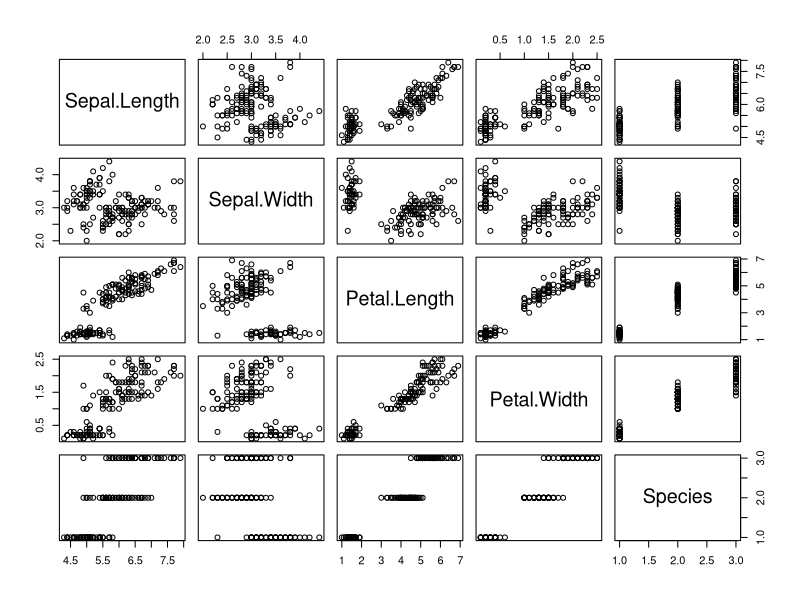
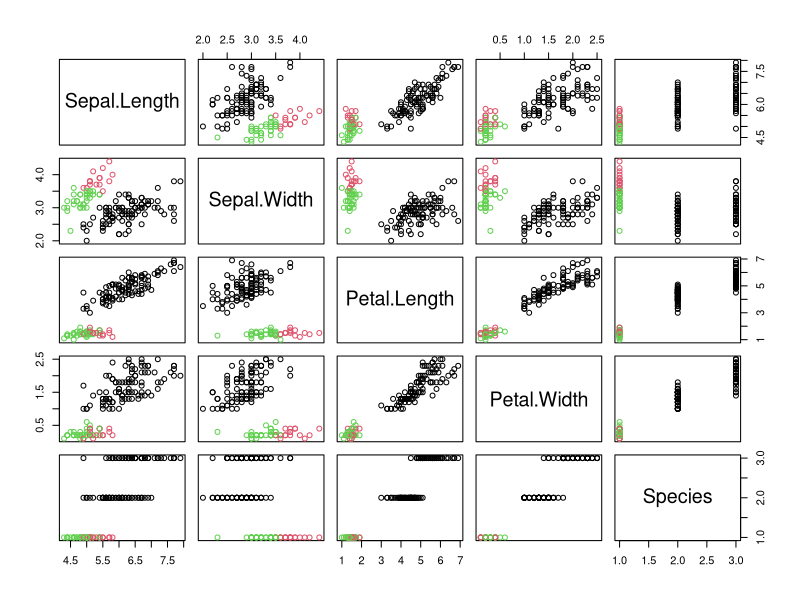
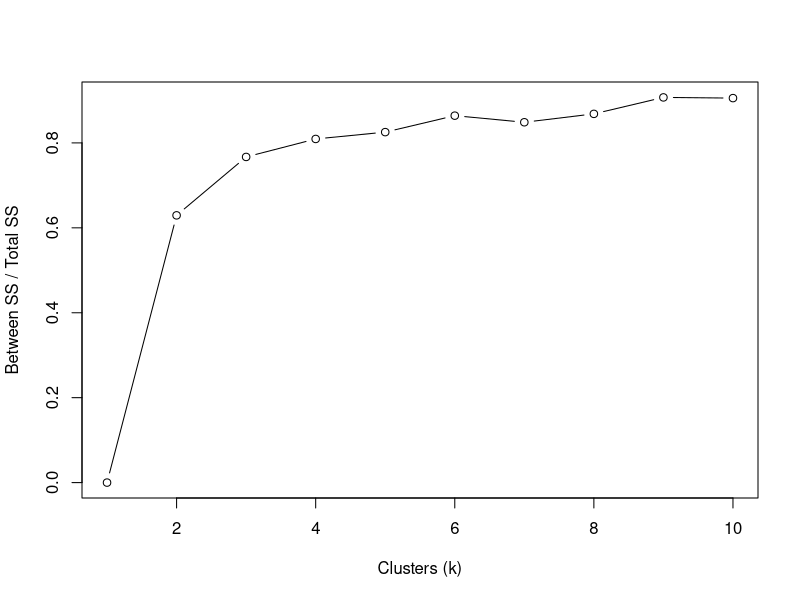
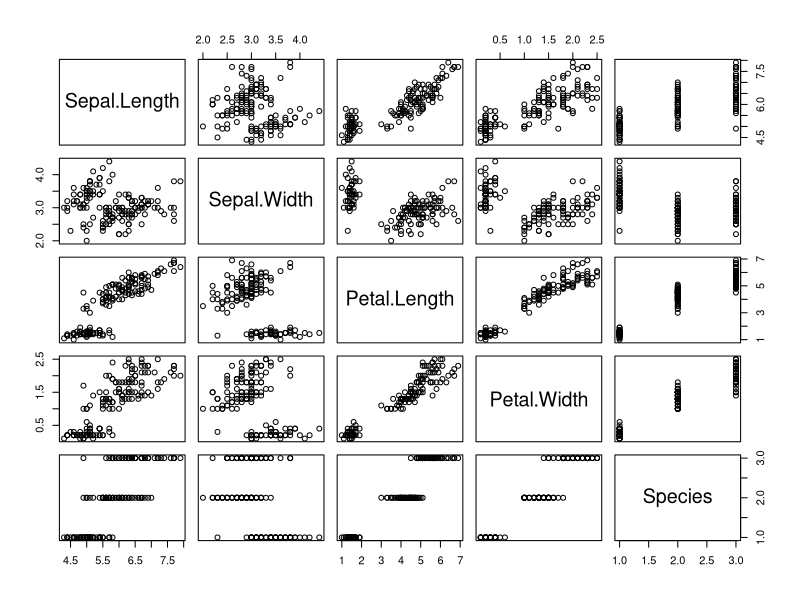
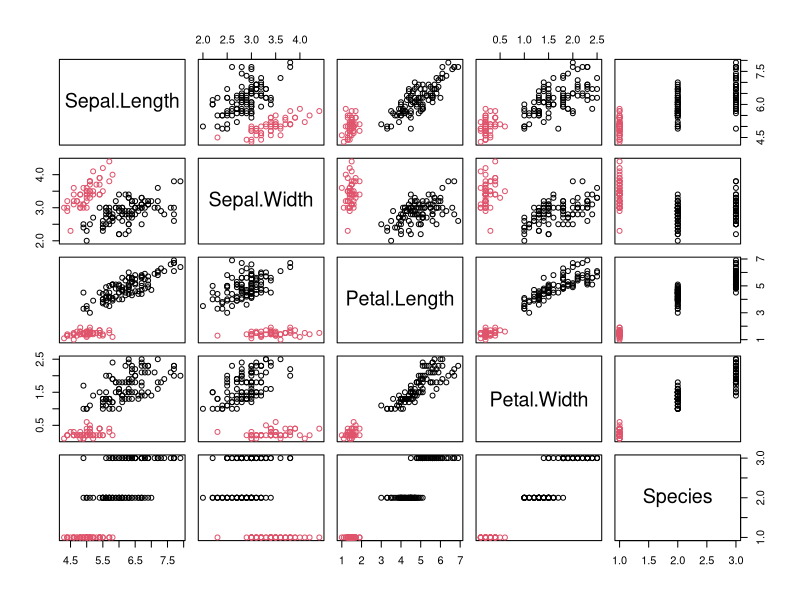
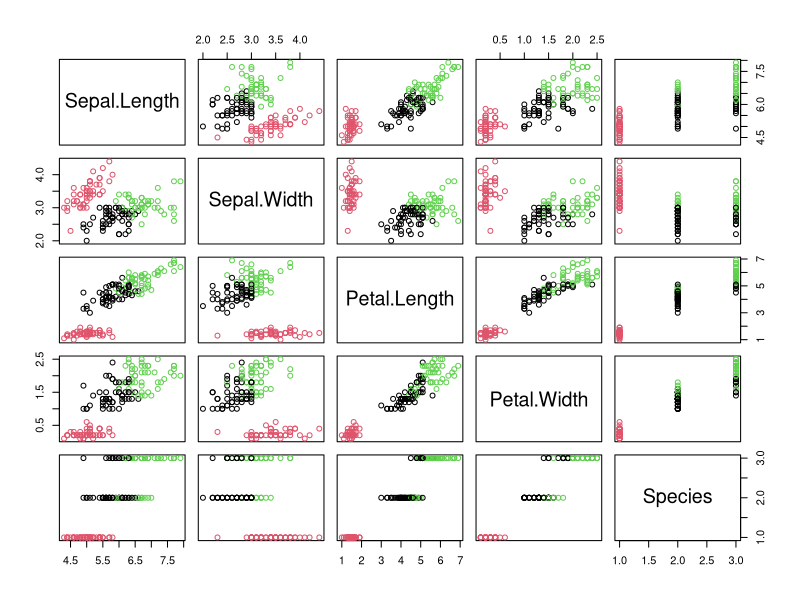
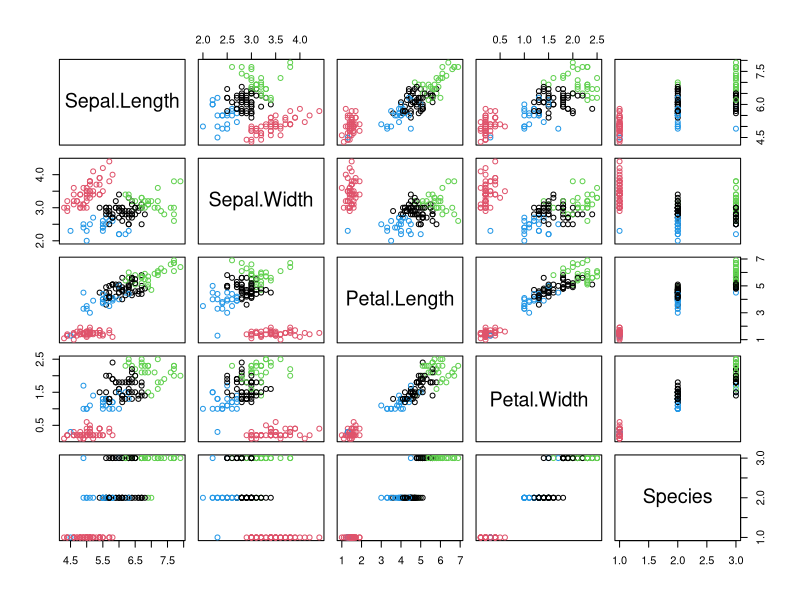
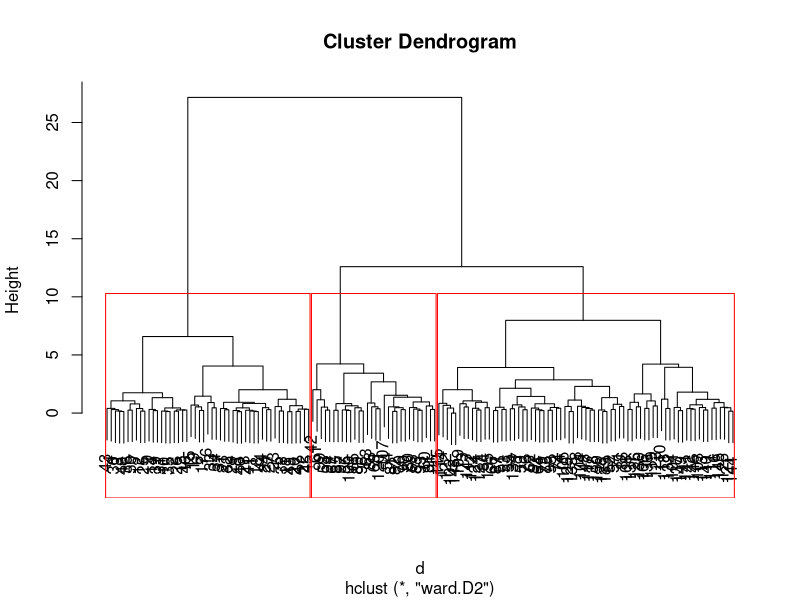

Source code (R) for these figures, in order:
# LOAD DATA ----
data(iris)
plot(iris)

# SCALE DATA ----
irisScaled <- scale(iris[, -5])

# K-MEANS CLUSTERING ----
## CLUSTERING
fitK <- kmeans(irisScaled[, -5], 3)
fitK
str(fitK)
fitK$cluster
plot(iris, col = fitK$cluster)

## CHOOSING K
k <- list()
for(i in 1:10){
  k[[i]] <- kmeans(irisScaled[,1:4], i)
}

k

betweenss_totss <- list()
for(i in 1:10){
  betweenss_totss[[i]] <- k[[i]]$betweenss/k[[i]]$totss
}

plot(1:10, betweenss_totss, type = "b", 
     ylab = "Between SS / Total SS", xlab = "Clusters (k)")

for(i in 1:4){
  plot(iris, col = k[[i]]$cluster)
}

# HIERACHICAL CLUSTERING ----
d <- dist(irisScaled[, 1:4])
fitH <- hclust(d, "ward.D2")
plot(fitH) 
rect.hclust(fitH, k = 3, border = "red") 
clusters <- cutree(fitH, k = 3) 
plot(iris, col = clusters)

# MODEL-BASED CLUSTERING ----
library(mclust)
fitM <- Mclust(irisScaled)
plot(fitM)

# DENSITY-BASED CLUSTERING ----
install.packages("dbscan")
library(dbscan)
kNNdistplot(irisScaled, k = 3)
abline(h = 0.7, col = "red", lty = 2)
fitD <- dbscan(irisScaled, eps = 0.7, minPts = 5)
fitD
plot(iris, col = fitD$cluster)
